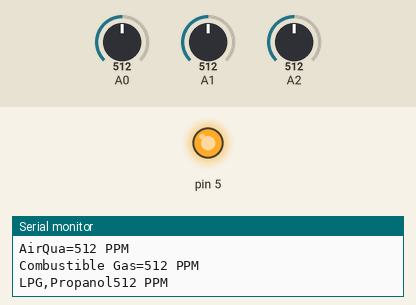
A sketch run on a simulated Arduino Uno, built with avr-gcc and run on an emulated ATmega328P. Shown: output pins drawn as LEDs (lit = HIGH), the last lines printed to the serial monitor. The inputs (shaded band) are chosen by the test bench; at power-on: A2 = 512, A0 = 512, A1 = 512.

Above: at 1.3 s.
1.4 s: A2 set to 413
2.9 s: A2 set to 390
At 3.5 s:
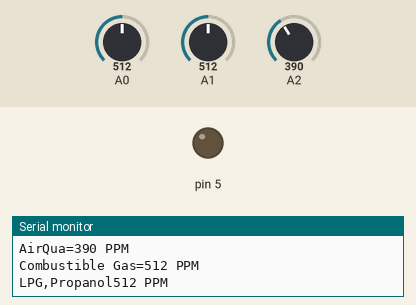
4.5 s: A0 set to 111
7.5 s: A0 set to 94
10.5 s: A1 set to 108
13.5 s: A1 set to 91
Timing chart, 0 to 16.5 s (numbered marks = the images above; inputs shaded):
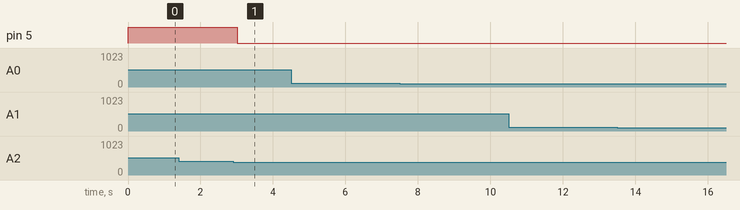

Measured:
- the behaviour switches between 401 and 400 on A2 (found by bisection; images 0 and 1)
- after the input at 2.9 s, pin 5: HIGH → LOW after 0.11 s

The sketch:

SmartHome.ino
```cpp
//github.com/mcagriaksoy
int sensorValue;
int sensorValue2;
int sensorValue3;

void setup(){
  pinMode(5, OUTPUT);
  Serial.begin(9600);
 }
void loop(){
  sensorValue = analogRead(2);
  Serial.print("AirQua=");
  Serial.print(sensorValue, DEC);
  Serial.println(" PPM");
  if(sensorValue > 400 ){
    digitalWrite(5, HIGH);
  }
  else{
    digitalWrite(5, LOW);
    }

  sensorValue2 = analogRead(1);
  Serial.print("Combustible Gas=");
  Serial.print(sensorValue2, DEC);
  Serial.println(" PPM");
  sensorValue3 = analogRead(0);
  Serial.print("LPG,Propanol");
  Serial.print(sensorValue3, DEC);
  Serial.println(" PPM");
  delay(500);
}
```
